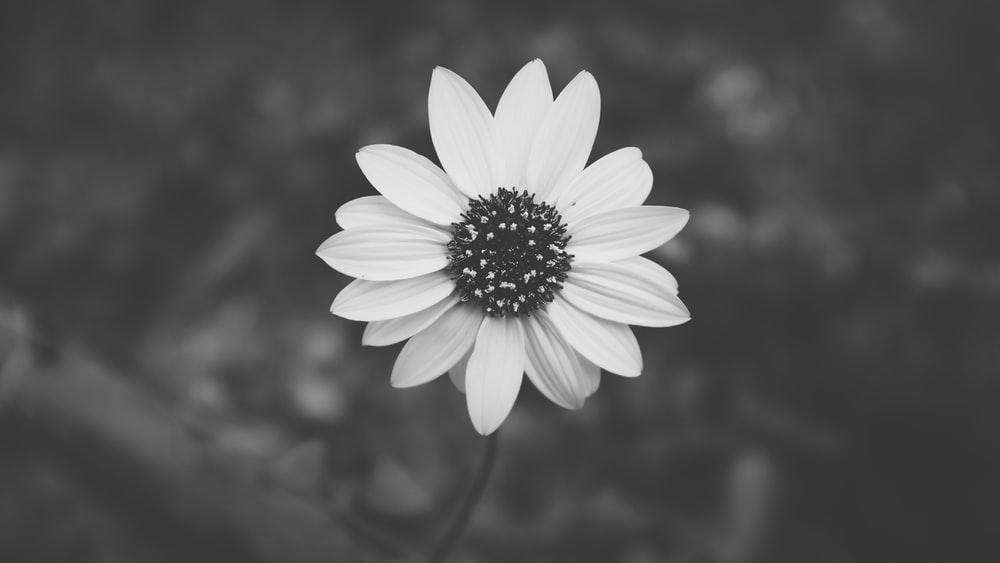
#> input picture Lab/Lab 1/Citra Tugas Lab 1/sunflower.jpg, 1000 x 563 px
$ jupyter execute Lab1_FahdiiAjmalalFikrie_1906398370.ipynb   (older library calls are emulated)
#> lines starting #> are read from the running program, lines starting #| are printed output that depends on the picture
References:
1. https://scikit-image.org/docs/dev/api/skimage.filters.html
2. https://stackoverflow.com/questions/41118808/difference-between-contrast-stretching-and-histogram-equalization
3. Digital Image Processing - Gonzalez et al.
4. https://homepages.inf.ed.ac.uk/rbf/HIPR2/median.htm
5. https://stackoverflow.com/questions/20638912/should-i-choose-mean-or-median-filter-for-gaussian-noise
6. https://www.markschulze.net/java/meanmed.html

[cell 1]
import matplotlib.pyplot as plt
import numpy as np
import io

from skimage import color
from skimage import exposure
from skimage import filters
from skimage import io
from skimage import morphology
from skimage import util

### **1. [40] Diberikan citra “flower.jpg” yang berukuran 563 x 1000.**

a. [5] Tampilkan histogram citra tersebut dengan range intensitas 0 - 255

[cell 2]
img_sunflower = io.imread("Citra Tugas Lab 1/sunflower.jpg")
#> img_sunflower is the input picture: shape (563, 1000); min 4, max 255, mean 86.6

img_sunflower = util.img_as_ubyte(img_sunflower)
plt.hist(img_sunflower.flatten(), 256, range=(0,256))
plt.title('Sunflower Image Histogram')
plt.show()
#> figure, not shown here; tallest bar 26661 high, from x = 60 to 61

b. [10] Lakukan histogram equalization terhadap citra tersebut kemudian tampilkan histogramnya

[cell 3]
eq_img_sunflower = exposure.equalize_hist(img_sunflower)
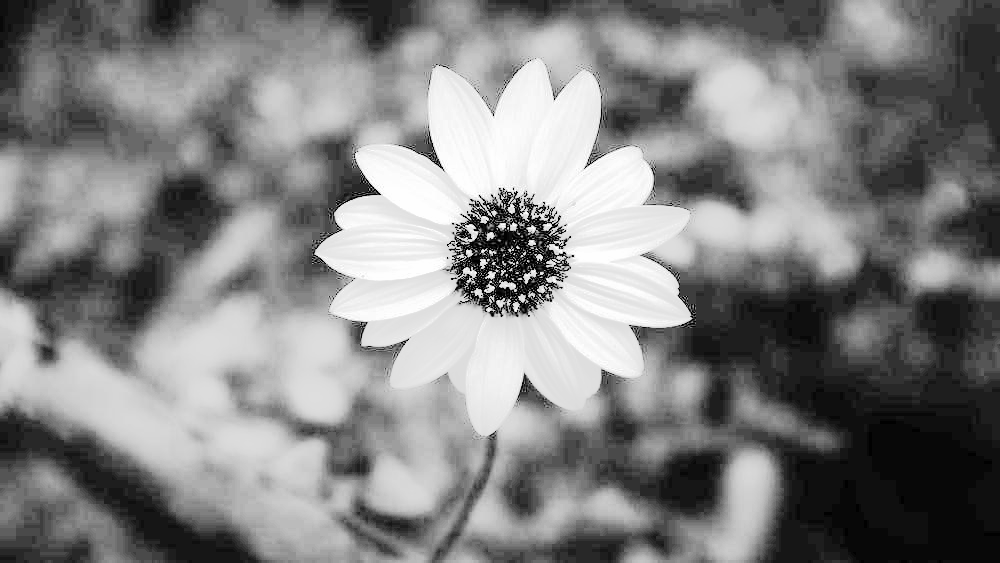
#> eq_img_sunflower: shape (563, 1000) float64; min 1.78e-06, max 1, mean 0.512

eq_img_sunflower = util.img_as_ubyte(eq_img_sunflower)
plt.hist(eq_img_sunflower.flatten(), 256, range=(0,256))
plt.title('Sunflower Image with Histogram Equalization')
plt.show()
#> figure, not shown here; tallest bar 26661 high, from x = 62 to 63

[cell 4]
plt.figure(figsize=(20,20))

plt.subplot(1, 2, 1)
plt.imshow(img_sunflower, cmap="gray", vmin=0, vmax=255)
plt.title('w/o Hist. Equalization')
plt.axis("off")

plt.subplot(1, 2, 2)
plt.imshow(eq_img_sunflower, cmap="gray", vmin=0, vmax=255)
plt.title('w/ Hist. Equalization')
plt.axis("off")

plt.show()
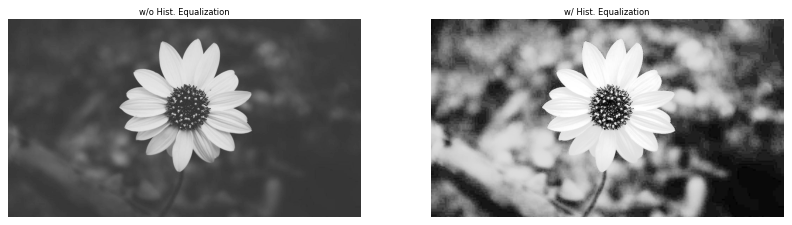
#> figure drawn by matplotlib, 2 panels

c. [10] Lakukan contrast stretching terhadap citra asli kemudian tampilkan histogramnya

[cell 5]
mn = min(img_sunflower.flatten())
#> mn = 4
mx = max(img_sunflower.flatten())
#> mx = 255
b = int(np.floor(255 / (mx - mn)))
#> b = 1

cs_img_sunflower = (img_sunflower - mn) * b

plt.figure(figsize=(20,20))

plt.subplot(1, 2, 1)
plt.imshow(img_sunflower, cmap="gray", vmin=0, vmax=255)
plt.title('Original')
plt.axis("off")

plt.subplot(1, 2, 2)
plt.imshow(cs_img_sunflower, cmap="gray", vmin=0, vmax=255)
plt.title('Contrast Stretching')
plt.axis("off")

plt.show()

[cell 6]
plt.hist(cs_img_sunflower.flatten(), 256, range=(0,256))
plt.title('Sunflower Image with Contrast Stretching')
plt.show()
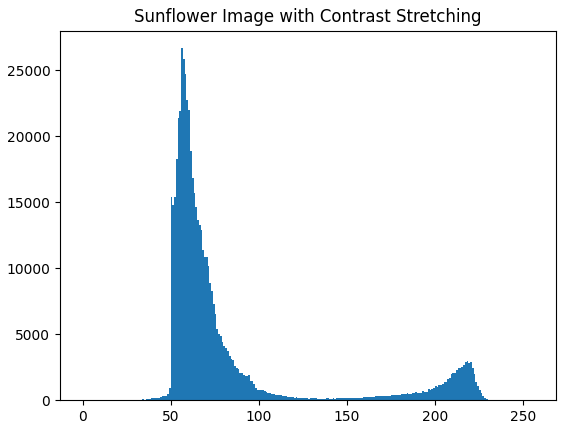
#> figure drawn by matplotlib, 1 panel; tallest bar 26661 high, from x = 56 to 57

d. [15] Coba ceritakan perbedaan apa yang dapat anda temukan antara metode histogram equalization
dan contrast stretching.

[cell 7]
plt.figure(figsize=(20,20))

plt.subplot(1, 3, 1)
plt.imshow(img_sunflower, cmap="gray", vmin=0, vmax=255)
plt.title('Original')
plt.axis("off")

plt.subplot(1, 3, 2)
plt.imshow(eq_img_sunflower, cmap="gray", vmin=0, vmax=255)
plt.title('w/ Histogram Equalization')
plt.axis("off")

plt.subplot(1, 3, 3)
plt.imshow(cs_img_sunflower, cmap="gray", vmin=0, vmax=255)
plt.title('w/ Contrast Stretching')
plt.axis("off")

plt.show()

[cell 8]
plt.figure(figsize=(10,3))

plt.subplot(1, 3, 1)
plt.hist(img_sunflower.flatten(), 256, range=(0,256))
plt.title('Original')
plt.axis("off")

plt.subplot(1, 3, 2)
plt.hist(eq_img_sunflower.flatten(), 256, range=(0,256))
plt.title('w/ Histogram Equalization')
plt.axis("off")

plt.subplot(1, 3, 3)
plt.hist(cs_img_sunflower.flatten(), 256, range=(0,256))
plt.title('w/ Contrast Stretching')
plt.axis("off")

plt.show()
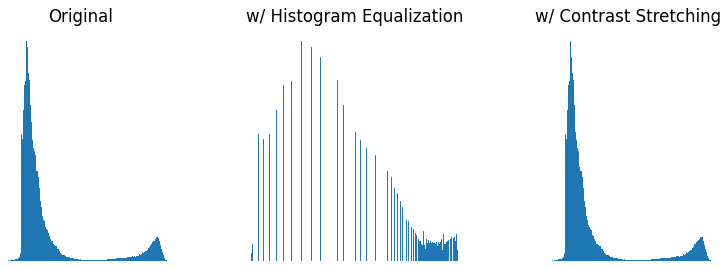
#> figure drawn by matplotlib, 3 panels

**Histogram Processing - Histogram Equalization**
1. Histogram processing: mengubah bentuk histogram agar pemetaan gray level pada citra juga berubah
2. Histogram equalization: mengubah pemetaan greylevel agar kontrasnya lebih menyebar pada kisaran 0-255
3. Uses probability to make the distribution better-spread

**Contrast Stretching**
1. Contrast stretching is a process that expands the range of intensity levels in an image so that it spans the full intensity range of the recording medium or display device (Gonzalez et al., 2008)
2. Contrast stretching mengembangkan range level intensitas pixel yang tadinya terbatas sehingga memiliki range intensitas penuh
3. Maps the existing intensity onto the not-so-dense area of the contrast range

**Berdasarkan percobaan yang dilakukan pada butir a–c di atas, didapatkan beberapa penemuan sebagai berikut:**
1. Didapati bahwa citra yang diproses melalui pendekatan histogram equalization terlihat memiliki detail yang lebih jelas (khususnya pada area yang sebelumnya gelap) dibanding citra yang diproses melalui pendekatan contrast stretching
2. Meskipun citra yang diproses melalui pendekatan histogram equalization memiliki detail lebih jelas, akan tetapi terdapat beberapa drawback yang terlihat pula, seperti kualitas gambar yang menjadi lebih 'kasar', kurang tajam, atau mungkin bisa dibilang pula lebih noisy (?)
3. Sesuai dengan nama dan tujuannya pula, histogram pada citra yang diproses melalui pendekatan histogram equalization memiliki distribusi yang lebih merata di bagian gelap dan terangnya
4. Sedangkan, citra yang diproses melalui pendekatan contrast stretching tidak terlalu berubah banyak, baik dari segi citra maupun bentuk histogram
5. Kendati tujuan kedua pendekatan sama—yakni sama-sama berusaha untuk melebarkan range distribusi warna, tetapi nyatanya pada kasus ini penggunaan contrast stretching dinilai tidak terlalu efektif untuk menjangkau detail dari citra low-contrast dibanding pendekatan histogram equalization

### **2. [30] Diberikan citra “iris.jpg” berukuran 254 x 199.**

a. [10] Gunakan Sobel spatial filter dan Prewitt spatial filter untuk menemukan dan menampilkan horizontal
edge dari citra tersebut

[cell 9]
img_butterfly = io.imread('Citra Tugas Lab 1/iris.jpg')
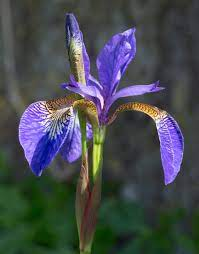
#> input picture Lab/Lab 1/Citra Tugas Lab 1/iris.jpg, 199 x 254 px
#> img_butterfly is the input picture: shape (254, 199, 3); mean R, G, B 69.8, 73.9, 78.9

gray = color.rgb2gray(img_butterfly)
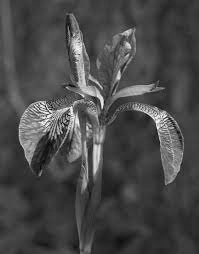
#> gray: shape (254, 199) float64; min 0.011, max 0.98, mean 0.288

img_butterfly_sh = util.img_as_ubyte(filters.sobel_h(gray))
img_butterfly_ph = util.img_as_ubyte(filters.prewitt_h(gray))

plt.figure(figsize=(15,15))

plt.subplot(1, 3, 1)
plt.imshow(img_butterfly, vmin=0, vmax=255)
plt.title('Original')
plt.axis("off")

plt.subplot(1, 3, 2)
plt.imshow(img_butterfly_sh, vmin=0, vmax=255)
plt.title('w/ Horizontal Sobel Filtering')
plt.axis("off")

plt.subplot(1, 3, 3)
plt.imshow(img_butterfly_ph, vmin=0, vmax=255)
plt.title('w/ Horizontal Prewitt Filtering')
plt.axis("off")

plt.show()

b. [10] Gunakan Sobel spatial filter dan Prewitt spatial filter untuk menemukan dan menampilkan vertical
edge dari citra tersebut

[cell 10]
img_butterfly_sv = util.img_as_ubyte(filters.sobel_v(gray))
img_butterfly_pv = util.img_as_ubyte(filters.prewitt_v(gray))

plt.figure(figsize=(15,15))

plt.subplot(1, 3, 1)
plt.imshow(img_butterfly, vmin=0, vmax=255)
plt.title('Original')
plt.axis("off")

plt.subplot(1, 3, 2)
plt.imshow(img_butterfly_sv, vmin=0, vmax=255)
plt.title('w/ Vertical Sobel Filtering')
plt.axis("off")

plt.subplot(1, 3, 3)
plt.imshow(img_butterfly_pv, vmin=0, vmax=255)
plt.title('w/ Vertical Prewitt Filtering')
plt.axis("off")

plt.show()

c. [10] Berdasarkan hasil 2a. dan 2b. temukan dan tampilkan edge keseluruhan dari citra tersebut

[cell 11]
img_butterfly_s = util.img_as_ubyte(filters.sobel(gray))
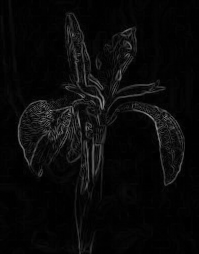
#> img_butterfly_s: shape (254, 199); min 0, max 146, mean 9.4
img_butterfly_p = util.img_as_ubyte(filters.prewitt(gray))

plt.figure(figsize=(15,15))

plt.subplot(1, 3, 1)
plt.imshow(img_butterfly, vmin=0, vmax=255)
plt.title('Original')
plt.axis("off")

plt.subplot(1, 3, 2)
plt.imshow(img_butterfly_s, vmin=0, vmax=255)
plt.title('w/ Vertical Sobel Filtering')
plt.axis("off")

plt.subplot(1, 3, 3)
plt.imshow(img_butterfly_p, vmin=0, vmax=255)
plt.title('w/ Vertical Prewitt Filtering')
plt.axis("off")

plt.show()

Saya kurang paham dengan keterangan 'Tampilkan edge keseluruhan dari cita berikut', jadi saya berasumsi bahwa menampilkan edge keseluruhan bermakna menampilkan edge dengan pendekatan filtering secara vertikal dan horizontal.

### **3. [30] Diberikan gambar “starfish.png” berukuran 256 x 384 sebagai berikut:**

a. [7.5] Terapkan median filter pada citra tersebut dengan ukuran kernel 9x9

[cell 12]
img_starfish = io.imread('Citra Tugas Lab 1/starfish.png')
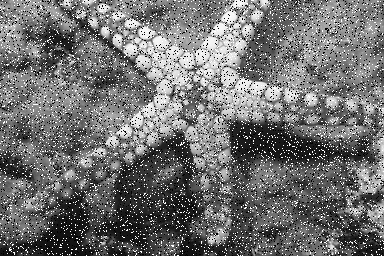
#> input picture Lab/Lab 1/Citra Tugas Lab 1/starfish.png, 384 x 256 px
#> img_starfish is the input picture: shape (256, 384); min 0, max 255, mean 111.8

fi_md_img_starfish = filters.rank.median(img_starfish, selem=morphology.square(9))
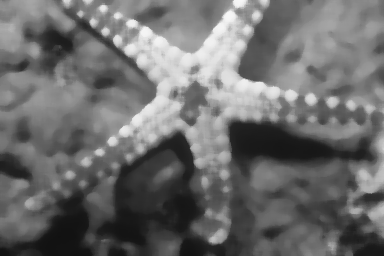
#> fi_md_img_starfish: shape (256, 384); min 17, max 247, mean 108.6

plt.figure(figsize=(15,15))

plt.subplot(1, 2, 1)
plt.imshow(img_starfish, cmap="gray", vmin=0, vmax=255)
plt.title('Original (greyed)')

plt.subplot(1, 2, 2)
plt.imshow(fi_md_img_starfish, cmap="gray", vmin=0, vmax=255)
plt.title('w/ Median Filtering')

plt.show()

b. [7.5] Terapkan mean filter pada citra tersebut dengan ukuran kernel 9x9

[cell 13]
fi_avg_img_starfish = filters.rank.mean(img_starfish, selem=morphology.square(9))
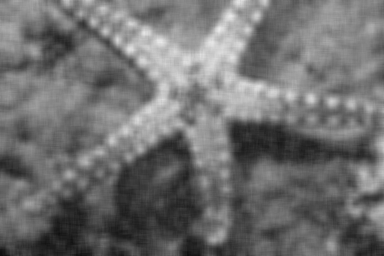
#> fi_avg_img_starfish: shape (256, 384); min 15, max 236, mean 111.3

plt.figure(figsize=(15,15))

plt.subplot(1, 2, 1)
plt.imshow(img_starfish, cmap="gray", vmin=0, vmax=255)
plt.title('Original (greyed)')

plt.subplot(1, 2, 2)
plt.imshow(fi_avg_img_starfish, cmap="gray", vmin=0, vmax=255)
plt.title('w/ Mean Filtering')

plt.show()
